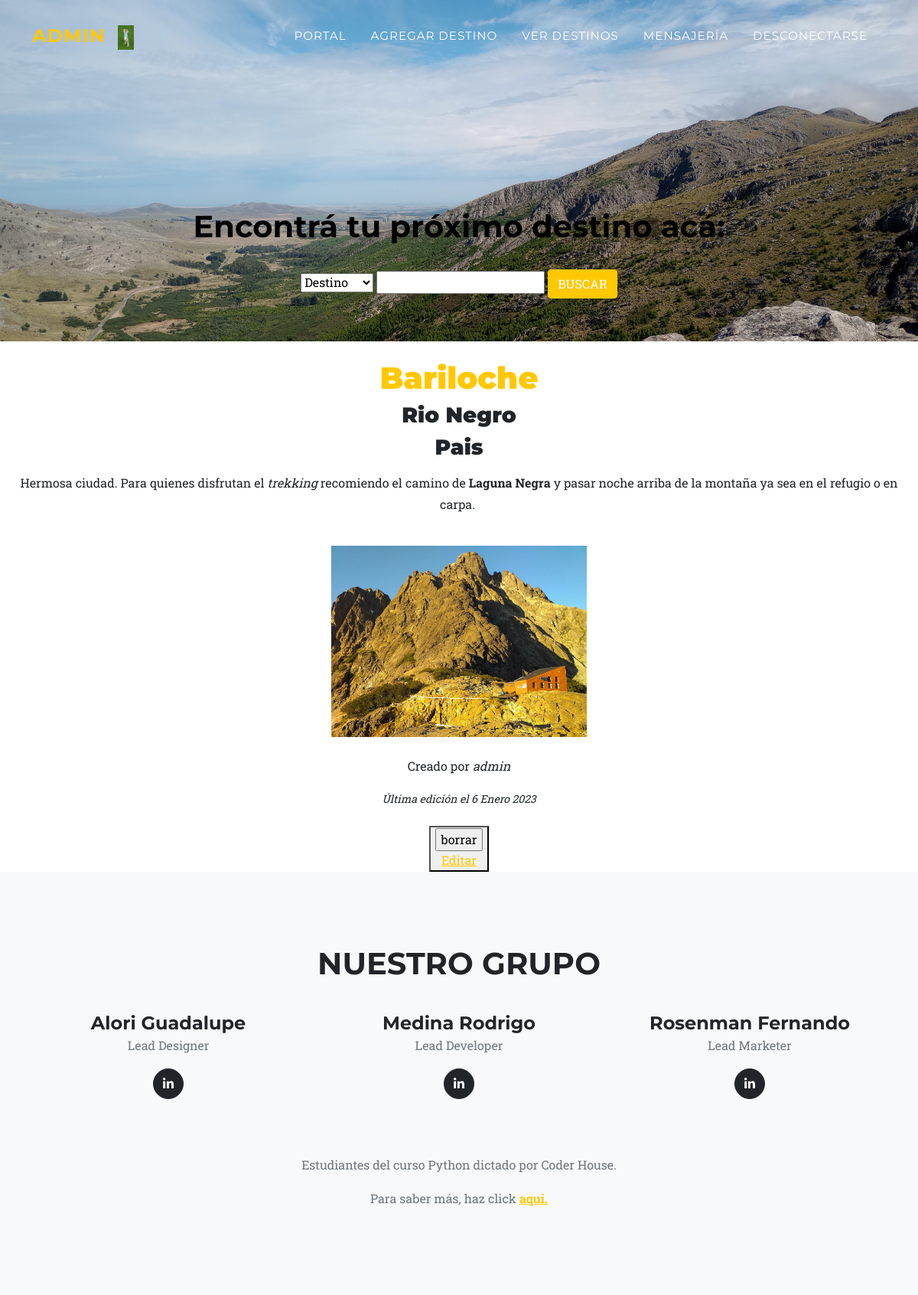
The app's page /paginaposteo/34 (signed in) with its own data.
### AppUsuarios/models.py (models this page shows, shortened)
class Posteo(models.Model):
    usuario_posteo = models.ForeignKey(User, on_delete=models.CASCADE)
    titulo_posteo = models.CharField(max_length=40)
    subtitulo_posteo = models.CharField(max_length=40,default='Provincia')
    subtitulo2_posteo = models.CharField(max_length=40,default='Pais')
    contenido_posteo = RichTextField(blank=True,null=True)
    imagen_post = models.ImageField(upload_to='posteos', blank=True)
    fecha_posteo_imagen = models.DateField(blank=True, null=True)

### AppUsuarios/views.py (the view)
# urls.py: path("paginaposteo/<id>", paginaPosteo, name="paginaposteo"),
@login_required
def paginaPosteo(request,id):
    paginaposteo = Posteo.objects.get(id=id)
    return render(request, "PaginaPosteo.html",{"imagen":mostrarImagen(request), "paginaposteo":paginaposteo})

### AppUsuarios/views.py (called while the page is built)
@login_required
def mostrarImagen(request):
    lista=ImagenPerfil.objects.filter(user=request.user)
    if len(lista)!=0:
        imagen=lista[0].imagen.url
    else:
        imagen="/media/Perfil/homero.jpg"
    return imagen

### AppUsuarios/Templates/PaginaPosteo.html (shortened to what this page needs)
{% extends "PadreHome.html" %}
{% block avatar %}
<a class="navbar-brand" href={% url 'perfil' %}><img height="200px" src="" alt="">{{user}}</a>
<br>
<a class="navbar-brand" href={% url 'perfil' %}><img height="600px" src="{{ imagen }}" alt=""></a>
{% endblock %}
{% block nav %}
<li class="nav-item"><a class="nav-link" href={% url 'portal' %}>Portal</a></li>
<li class="nav-item"><a class="nav-link" href={% url 'postear' %}>Agregar destino</a></li>
<li class="nav-item"><a class="nav-link" href={% url 'verposteo' %}>Ver destinos</a></li>
<li class="nav-item"><a class="nav-link" href={% url 'mensajeUsuarios' %}>Mensajería</a></li>
<li class="nav-item"><a class="nav-link" href={% url 'desconectarse' %}>Desconectarse</a></li>
{% endblock %}
{% block titulo %}
<h1 style="color:black"> Encontrá tu próximo destino acá: </h1>
<br>
<form method="get" action="{% url 'buscarposteo' %}">
    <select name="buscar_por">
        <option value="titulo_posteo">Destino</option>
    </select>
    <input type="text" name="titulo_posteo" id="titulo_posteo">
    <input class="btn btn-primary btn-s text-uppercase" type="submit" value="buscar">
</form>
<br>
{% endblock %}
{% block contenido %}
<CENTER>
    <br>
    <h1 style="color: #ffc800"><strong>{{ paginaposteo.titulo_posteo }}</strong></h1>
    <h3><b>{{ paginaposteo.subtitulo_posteo}}</b></h3>
    <h3><b>{{ paginaposteo.subtitulo2_posteo}}</b></h3>
    <p>{{ paginaposteo.contenido_posteo | safe}} </p>
    <br>
    <img height="250px" src={{ paginaposteo.imagen_post.url |safe }} alt="">
    <br>
    <br>
    <p>Creado por <em>{{ paginaposteo.usuario_posteo }}</em></p>
    <small><i>Última edición el {{ paginaposteo.fecha_posteo_imagen }} </i></small>
    <br>
    <br>
    {% if user.is_superuser or user.is_usuario_posteo %}
        <button>
            <form action="{% url 'eliminarposteo' %}" method="post">
                <input type="submit" value="borrar">
              </form>
            <a href="{% url "editarposteo" paginaposteo.id %}">Editar</a>
        </button>
    {% endif %}
</CENTER>
{% endblock %}

### records on screen
Posteo: titulo_posteo "Bariloche", subtitulo_posteo "Rio Negro", subtitulo2_posteo "Pais", contenido_posteo "Hermosa ciudad. Para quienes disfrutan el trekking recomiendo el camino de Laguna Negra y pasar noche arriba de la montaña ya sea en el refugio o en carpa.", imagen_post (picture), usuario_posteo "admin", fecha_posteo_imagen "6 Enero 2023"
